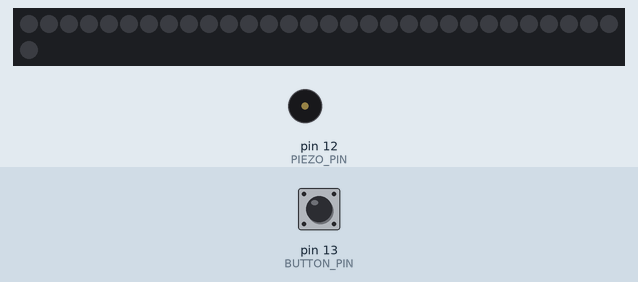
Simulated run of this sketch. Board: Arduino Uno, built with avr-gcc and run on an emulated ATmega328P. On the bench: 31 RGB LEDs in strip order, left to right, continuing on the next row, buzzer (waves = sounding). Inputs (shaded band) come from the test bench; at power-on: pin 13 (BUTTON_PIN) HIGH. Dim RGB values are drawn brighter than linear; random numbers use the default seed unless the sketch sets one.

Above: at 1.2 s.
1.3 s: pin 13 (BUTTON_PIN) pulled LOW for 0.15 s
At 2.8 s:
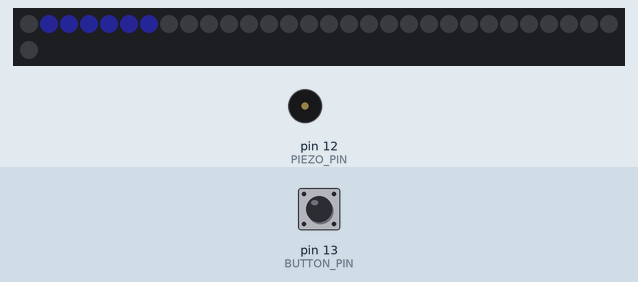
3.7 s: pin 13 (BUTTON_PIN) pulled LOW for 1 s
7.7 s: pin 13 (BUTTON_PIN) pulled LOW for 0.15 s
At 10.42 s:
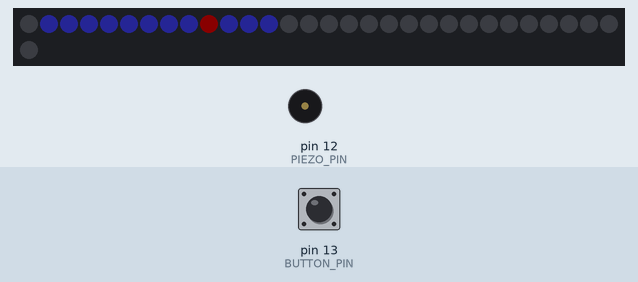
10.8 s: pin 13 (BUTTON_PIN) pulled LOW for 1 s
At 16.35 s:
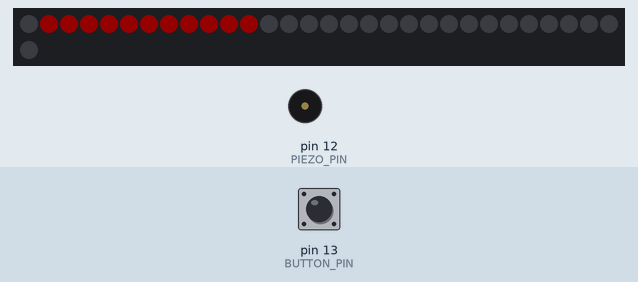
Timing chart, 0 to 17.9 s (numbered marks = the images above; inputs shaded):
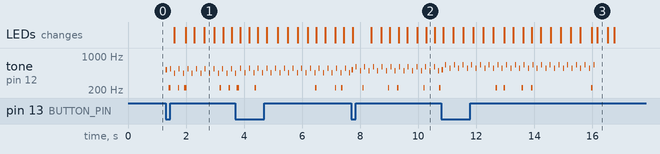

The sketch:

software_pdg.ino
```cpp
#include <Adafruit_NeoPixel.h>
#include "pitches.h"
#include "tunes.h"

//////////////////////////////////////////////////////////////////////////////////
// Commissioning parameters

// Attach something with WS2812 to this pin
#define STRIP_PIN 11
#define LED_COUNT 30

// Pushbutton to play the game.  If active high, then
// set BUTTON_ACTIVE_LOW to 0 and deal with pulldown as
// you need to.  If active low, then setup() will activate
// the input's builtin pullup resistor.
#define BUTTON_PIN 13
#define BUTTON_ACTIVE_LOW 1

// Attach a piezo speaker between this pin and GND.
#define PIEZO_PIN 12

// This is a diagnostic pin
#define LED_PIN   LED_BUILTIN

// End of commissioning parameters
//////////////////////////////////////////////////////////////////////////////////
// Tuning parameters

// "Stylesheet"

//// Globally dim LEDs, so that you can work on the program without getting a migraine.
#define BRIGHTNESS_DIVIDER 4

//// Theme Colors
#define COLOR_ETAS_BLUE strip.Color(20/BRIGHTNESS_DIVIDER, 20/BRIGHTNESS_DIVIDER, 80/BRIGHTNESS_DIVIDER)
#define COLOR_BLACK strip.Color(0,0,0)
#define COLOR_WHITE strip.Color(40/BRIGHTNESS_DIVIDER,40/BRIGHTNESS_DIVIDER,40/BRIGHTNESS_DIVIDER)
#define COLOR_RED strip.Color(40/BRIGHTNESS_DIVIDER, 0, 0)

//// Semantic colors
#define COLOR_WORKPACKAGE_OK COLOR_ETAS_BLUE
#define COLOR_WORKPACKAGE_FAIL COLOR_RED
#define COLOR_RESET COLOR_BLACK

//// Sounds
#define PITCH_KEYPRESS 523
#define DURATION_KEYPRESS 50
#define PITCH_BOTTOM_STEP 440
#define PITCH_TOP_STEP 880
#define DURATION_STEP 10
#define PITCH_BAD 220
#define DURATION_BAD 50
#define PITCH_SCORE_BAD 110
#define DURATION_SCORE_BAD 150

// Tuning values for the game
#define ERROR_PERCENT 10

#define STRIDE 6
#define DELAY_STEP 20
#define GAME_TIMEOUT_TICKS (5000/DELAY_STEP)

// End of tuning parameters
//////////////////////////////////////////////////////////////////////////////////

// Top-level states
typedef uint8_t GameState_t;
#define GAME_WAIT ((GameState_t)0)
#define GAME_RUN ((GameState_t)1)
#define GAME_SCORE ((GameState_t)2)
#define GAME_PLAYTUNE ((GameState_t)3)
#define GAME_RESET ((GameState_t)4)

GameState_t game_state = GAME_WAIT;

// State used while playing the game
bool successful[LED_COUNT];
int committed = 0;
int player_pos = -1;
int player_dir = 1;
bool finally_perfect = false;

// for latching the button press
bool key_down = false;
bool key_pressed = false;

// for random outcome of work packages
bool random_bit() {
  return random(100) >= ERROR_PERCENT;
}

uint8_t animation_index = 0;

Adafruit_NeoPixel strip(LED_COUNT + 1, STRIP_PIN, NEO_GRB + NEO_KHZ800);

void light_led( int posn ) {
  // light the LED in position posn according to its successful status.
  strip.setPixelColor( posn + 1, successful[posn] ? COLOR_WORKPACKAGE_OK : COLOR_WORKPACKAGE_FAIL );
}

void extinguish_led( int posn ) {
  strip.setPixelColor( posn + 1, COLOR_BLACK );
}

void setup() {
  randomSeed(analogRead(5)); // randomize using noise from analog pin 5
  strip.begin();
  strip.fill(COLOR_RESET, 0, LED_COUNT + 1);
  strip.show();
  pinMode(LED_PIN, OUTPUT);
#if BUTTON_ACTIVE_LOW==1
  pinMode(BUTTON_PIN, INPUT_PULLUP);
#else
  pinMode(BUTTON_PIN, INPUT);
#endif
  pinMode(PIEZO_PIN, OUTPUT);
  Serial.begin(115200);
}

GameState_t game_raster() {
  static uint16_t timeout = 0;

  if (key_pressed ) {
    timeout = 0;
    key_pressed = false;
    committed = player_pos;
    if (committed >= LED_COUNT - 1 )
    {
      timeout = 0;
      return GAME_SCORE;
    }
  }
  if (++timeout > GAME_TIMEOUT_TICKS )
  {
    timeout = 0;
    return GAME_RESET;
  }

  if ( player_dir > 0 ) {
    ++player_pos;
    successful[player_pos] = random_bit();
    if (!successful[player_pos])
    {
      beep( PITCH_BAD, DURATION_BAD );
    }
    light_led( player_pos );
    if ( ( player_pos >= LED_COUNT )
         || ( player_pos > (committed + STRIDE ) ) ) {
      beep_for_posn( player_pos );
      player_dir = -1;
    }
  } else {
    extinguish_led( player_pos );
    player_pos--;
    if ( player_pos <= committed ) {
      beep_for_posn( player_pos );
      player_dir = 1;
    }
  }
  strip.show();
  delay(DELAY_STEP);
  return GAME_RUN;
}

void play_melody( int pin, int period, const struct note_t melody[]) {
  // iterate over the notes of the melody:
  for (int thisNote = 0; melody[thisNote].value; thisNote++) {

    // to calculate the note duration, take one second
    // divided by the note type.
    //e.g. quarter note = 1000 / 4, eighth note = 1000/8, etc.
    int noteDuration = period / melody[thisNote].value;
    tone(pin, PITCHES[melody[thisNote].index], noteDuration);
    // to distinguish the notes, set a minimum time between them.
    // the note's duration + 30% seems to work well:
    int pauseBetweenNotes = noteDuration * 1.30;
    delay(pauseBetweenNotes);
    // stop the tone playing:
    noTone(pin);
  }
}

bool score_animation_done() {
  if (animation_index == 1) {
    finally_perfect = true;
  }
  strip.setPixelColor( animation_index + 1, COLOR_WHITE );
  strip.show();
  delay(10);
  strip.setPixelColor( animation_index + 1, COLOR_BLACK);
  strip.show();
  delay(10);
  if ( !successful[animation_index ] )
  {
    beep( PITCH_SCORE_BAD, DURATION_SCORE_BAD );
    finally_perfect = false;
  }

  //strip.setPixelColor( animation_index +1, finally_perfect ? COLOR_WORKPACKAGE_OK : COLOR_WORKPACKAGE_FAIL );
  light_led( animation_index  );
  delay(10);

  if (++animation_index  > LED_COUNT )
  {
    animation_index  = 0;
    return true;
  }
  return false;
}

void beep( unsigned int frequency, unsigned long duration )
{
  noTone(PIEZO_PIN);
  tone(PIEZO_PIN, frequency, duration);
}

void beep_for_posn( uint8_t posn )
{
  beep( PITCH_BOTTOM_STEP + ((PITCH_TOP_STEP - PITCH_BOTTOM_STEP ) * posn ) / LED_COUNT, DURATION_STEP );
}

void loop() {
  // key_pressed can be reset by the reader. key_down is used to detect edges
  if ( digitalRead( BUTTON_PIN ) ^ BUTTON_ACTIVE_LOW ) { // active low
    if ( !key_down ) {
      beep( PITCH_KEYPRESS, DURATION_KEYPRESS );
      key_down = true;
      key_pressed = true;
    }
  } else {
    if ( key_down ) {
      key_down = false;
    }
  }

  // Overall state
  switch ( game_state )
  {
    case GAME_WAIT:
      strip.fill(COLOR_RESET, 0, LED_COUNT + 1);
      if ( key_pressed ) {
        key_pressed = false;
        game_state = GAME_RUN;
      }
      break;

    case GAME_RUN:
      game_state = game_raster();
      break;

    case GAME_SCORE:
      if ( score_animation_done() ) {
        game_state = GAME_PLAYTUNE;
      }
      break;
    case GAME_PLAYTUNE:
      if ( finally_perfect )
        play_melody( PIEZO_PIN, 400, VICTORY );
      else
        play_melody( PIEZO_PIN, 600, FAIL );
      game_state = GAME_RESET;
      break;

    case GAME_RESET:
      if (game_reset()) game_state = GAME_WAIT;

  }
}

bool game_reset() {
  static uint8_t cap = 200 / BRIGHTNESS_DIVIDER;
  uint32_t color;
  if (finally_perfect )
  {
    color = strip.Color( min( cap, 30 / BRIGHTNESS_DIVIDER),
                         min( cap, 83 / BRIGHTNESS_DIVIDER),
                         min( cap, 158 / BRIGHTNESS_DIVIDER));
  } else {
    color = strip.Color( min( cap, 80 / BRIGHTNESS_DIVIDER), 0, 0   );
  }

  strip.fill( color, 1, player_pos + 1);
  strip.show();
  delay(DELAY_STEP / 2);
  if (--cap)
  {
    return false;
  }
  else
  {
    strip.fill( COLOR_RESET, 1, LED_COUNT + 1 );
    strip.show();
    key_pressed = false;
    committed = 0;
    player_pos = -1;
    player_dir = 1;
    cap = 200 / BRIGHTNESS_DIVIDER;
    return true;
  }
}
```

pitches.h
```cpp
/*************************************************
 * Public Constants
 *************************************************/

#define FREQ_B0  31
#define FREQ_C1  33
#define FREQ_CS1 35
#define FREQ_D1  37
#define FREQ_DS1 39
#define FREQ_E1  41
#define FREQ_F1  44
#define FREQ_FS1 46
#define FREQ_G1  49
#define FREQ_GS1 52
#define FREQ_A1  55
#define FREQ_AS1 58
#define FREQ_B1  62
#define FREQ_C2  65
#define FREQ_CS2 69
#define FREQ_D2  73
#define FREQ_DS2 78
#define FREQ_E2  82
#define FREQ_F2  87
#define FREQ_FS2 93
#define FREQ_G2  98
#define FREQ_GS2 104
#define FREQ_A2  110
#define FREQ_AS2 117
#define FREQ_B2  123
#define FREQ_C3  131
#define FREQ_CS3 139
#define FREQ_D3  147
#define FREQ_DS3 156
#define FREQ_E3  165
#define FREQ_F3  175
#define FREQ_FS3 185
#define FREQ_G3  196
#define FREQ_GS3 208
#define FREQ_A3  220
#define FREQ_AS3 233
#define FREQ_B3  247
#define FREQ_C4  262
#define FREQ_CS4 277
#define FREQ_D4  294
#define FREQ_DS4 311
#define FREQ_E4  330
#define FREQ_F4  349
#define FREQ_FS4 370
#define FREQ_G4  392
#define FREQ_GS4 415
#define FREQ_A4  440
#define FREQ_AS4 466
#define FREQ_B4  494
#define FREQ_C5  523
#define FREQ_CS5 554
#define FREQ_D5  587
#define FREQ_DS5 622
#define FREQ_E5  659
#define FREQ_F5  698
#define FREQ_FS5 740
#define FREQ_G5  784
#define FREQ_GS5 831
#define FREQ_A5  880
#define FREQ_AS5 932
#define FREQ_B5  988
#define FREQ_C6  1047
#define FREQ_CS6 1109
#define FREQ_D6  1175
#define FREQ_DS6 1245
#define FREQ_E6  1319
#define FREQ_F6  1397
#define FREQ_FS6 1480
#define FREQ_G6  1568
#define FREQ_GS6 1661
#define FREQ_A6  1760
#define FREQ_AS6 1865
#define FREQ_B6  1976
#define FREQ_C7  2093
#define FREQ_CS7 2217
#define FREQ_D7  2349
#define FREQ_DS7 2489
#define FREQ_E7  2637
#define FREQ_F7  2794
#define FREQ_FS7 2960
#define FREQ_G7  3136
#define FREQ_GS7 3322
#define FREQ_A7  3520
#define FREQ_AS7 3729
#define FREQ_B7  3951
#define FREQ_C8  4186
#define FREQ_CS8 4435
#define FREQ_D8  4699
#define FREQ_DS8 4978

const int PITCHES[] = {
    0,
    FREQ_C1,
    FREQ_CS1,
    FREQ_D1,
    FREQ_DS1,
    FREQ_E1,
    FREQ_F1,
    FREQ_FS1,
    FREQ_G1,
    FREQ_GS1,
    FREQ_A1,
    FREQ_AS1,
    FREQ_B1,
    FREQ_C2,
    FREQ_CS2,
    FREQ_D2,
    FREQ_DS2,
    FREQ_E2,
    FREQ_F2,
    FREQ_FS2,
    FREQ_G2,
    FREQ_GS2,
    FREQ_A2,
    FREQ_AS2,
    FREQ_B2,
    FREQ_C3,
    FREQ_CS3,
    FREQ_D3,
    FREQ_DS3,
    FREQ_E3,
    FREQ_F3,
    FREQ_FS3,
    FREQ_G3,
    FREQ_GS3,
    FREQ_A3,
    FREQ_AS3,
    FREQ_B3,
    FREQ_C4,
    FREQ_CS4,
    FREQ_D4,
    FREQ_DS4,
    FREQ_E4,
    FREQ_F4,
    FREQ_FS4,
    FREQ_G4,
    FREQ_GS4,
    FREQ_A4,
    FREQ_AS4,
    FREQ_B4,
    FREQ_C5,
    FREQ_CS5,
    FREQ_D5,
    FREQ_DS5,
    FREQ_E5,
    FREQ_F5,
    FREQ_FS5,
    FREQ_G5,
    FREQ_GS5,
    FREQ_A5,
    FREQ_AS5,
    FREQ_B5,
    FREQ_C6,
    FREQ_CS6,
    FREQ_D6,
    FREQ_DS6,
    FREQ_E6,
    FREQ_F6,
    FREQ_FS6,
    FREQ_G6,
    FREQ_GS6,
    FREQ_A6,
    FREQ_AS6,
    FREQ_B6,
    FREQ_C7,
    FREQ_CS7,
    FREQ_D7,
    FREQ_DS7,
    FREQ_E7,
    FREQ_F7,
    FREQ_FS7,
    FREQ_G7,
    FREQ_GS7,
    FREQ_A7,
    FREQ_AS7,
    FREQ_B7,
    FREQ_C8,
    FREQ_CS8,
    FREQ_D8,
    FREQ_DS8
};


enum noteIndexes {
    NOTE_OFF,
    NOTE_C1,
    NOTE_CS1,
    NOTE_D1,
    NOTE_DS1,
    NOTE_E1,
    NOTE_F1,
    NOTE_FS1,
    NOTE_G1,
    NOTE_GS1,
    NOTE_A1,
    NOTE_AS1,
    NOTE_B1,
    NOTE_C2,
    NOTE_CS2,
    NOTE_D2,
    NOTE_DS2,
    NOTE_E2,
    NOTE_F2,
    NOTE_FS2,
    NOTE_G2,
    NOTE_GS2,
    NOTE_A2,
    NOTE_AS2,
    NOTE_B2,
    NOTE_C3,
    NOTE_CS3,
    NOTE_D3,
    NOTE_DS3,
    NOTE_E3,
    NOTE_F3,
    NOTE_FS3,
    NOTE_G3,
    NOTE_GS3,
    NOTE_A3,
    NOTE_AS3,
    NOTE_B3,
    NOTE_C4,
    NOTE_CS4,
    NOTE_D4,
    NOTE_DS4,
    NOTE_E4,
    NOTE_F4,
    NOTE_FS4,
    NOTE_G4,
    NOTE_GS4,
    NOTE_A4,
    NOTE_AS4,
    NOTE_B4,
    NOTE_C5,
    NOTE_CS5,
    NOTE_D5,
    NOTE_DS5,
    NOTE_E5,
    NOTE_F5,
    NOTE_FS5,
    NOTE_G5,
    NOTE_GS5,
    NOTE_A5,
    NOTE_AS5,
    NOTE_B5,
    NOTE_C6,
    NOTE_CS6,
    NOTE_D6,
    NOTE_DS6,
    NOTE_E6,
    NOTE_F6,
    NOTE_FS6,
    NOTE_G6,
    NOTE_GS6,
    NOTE_A6,
    NOTE_AS6,
    NOTE_B6,
    NOTE_C7,
    NOTE_CS7,
    NOTE_D7,
    NOTE_DS7,
    NOTE_E7,
    NOTE_F7,
    NOTE_FS7,
    NOTE_G7,
    NOTE_GS7,
    NOTE_A7,
    NOTE_AS7,
    NOTE_B7,
    NOTE_C8,
    NOTE_CS8,
    NOTE_D8,
    NOTE_DS8
};

struct note_t {
  noteIndexes index;
  int value;
};
```

tunes.h
```cpp
struct note_t FAIL[] = {
  {NOTE_D3,3},
  {NOTE_D3,4}, {NOTE_D3,8},
  {NOTE_D3,3},
  {NOTE_F3,4}, {NOTE_E3,8},
  {NOTE_E3,4}, {NOTE_D3,8},
  {NOTE_D3,4}, {NOTE_CS3,8},
  {NOTE_D3,2},
  {NOTE_OFF,0}

};
struct note_t VICTORY[] = {
  {NOTE_F4,4},
  {NOTE_G4,4},
  {NOTE_A4,4},
  {NOTE_G4,4},
  {NOTE_F4,4},
  {NOTE_G4,4},
  {NOTE_A4,4},
  {NOTE_OFF,4},
  {NOTE_F4,4},
  {NOTE_OFF,4},
  {NOTE_F4,1},
  {NOTE_OFF,0},
};
```

Measured:
- after the input at 1.3 s, tone on pin 12 (PIEZO_PIN): plays 523 Hz for 0.05 s, 220 Hz for 0.04 s, 542 Hz for 0.01 s, 440 Hz for 0.01 s, 220 Hz for 0.02 s, 542 Hz for 0.01 s … (21 notes in this stretch), starting at once; the LEDs: first change after 0.30 s (image 1 shows a later state)
